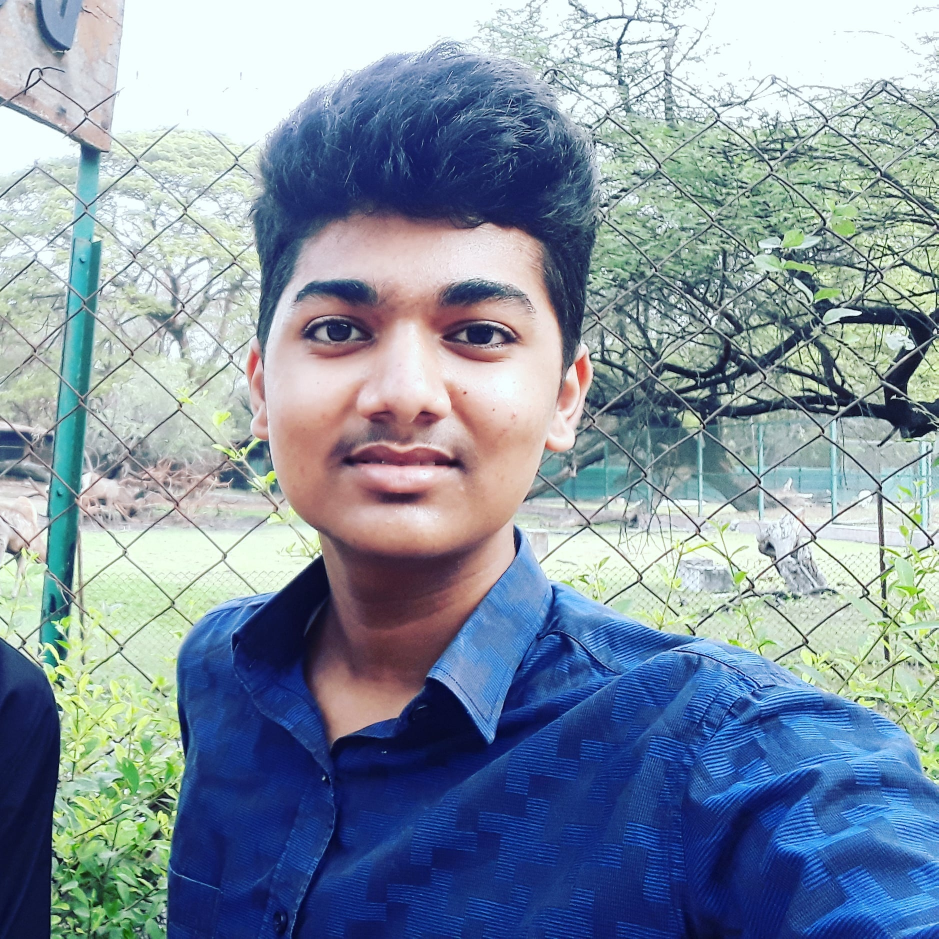
#> input picture myimg.jpg, 1877 x 1877 px, found by its file name (shown at 1/2 size)
$ jupyter execute day2.ipynb
#> lines starting #> are read from the running program, lines starting #| are printed output that depends on the picture
[cell 1]
import cv2

image = cv2.imread(r"C:\Users\VIRAJ M\Desktop\myimg.jpg")
#> image is the input picture: shape (1877, 1877, 3); mean B, G, R 162.8, 147, 131.4


if image is None:
    print("Error: Could not load the image.")
else:
    gray_image = cv2.cvtColor(image, cv2.COLOR_BGR2GRAY)
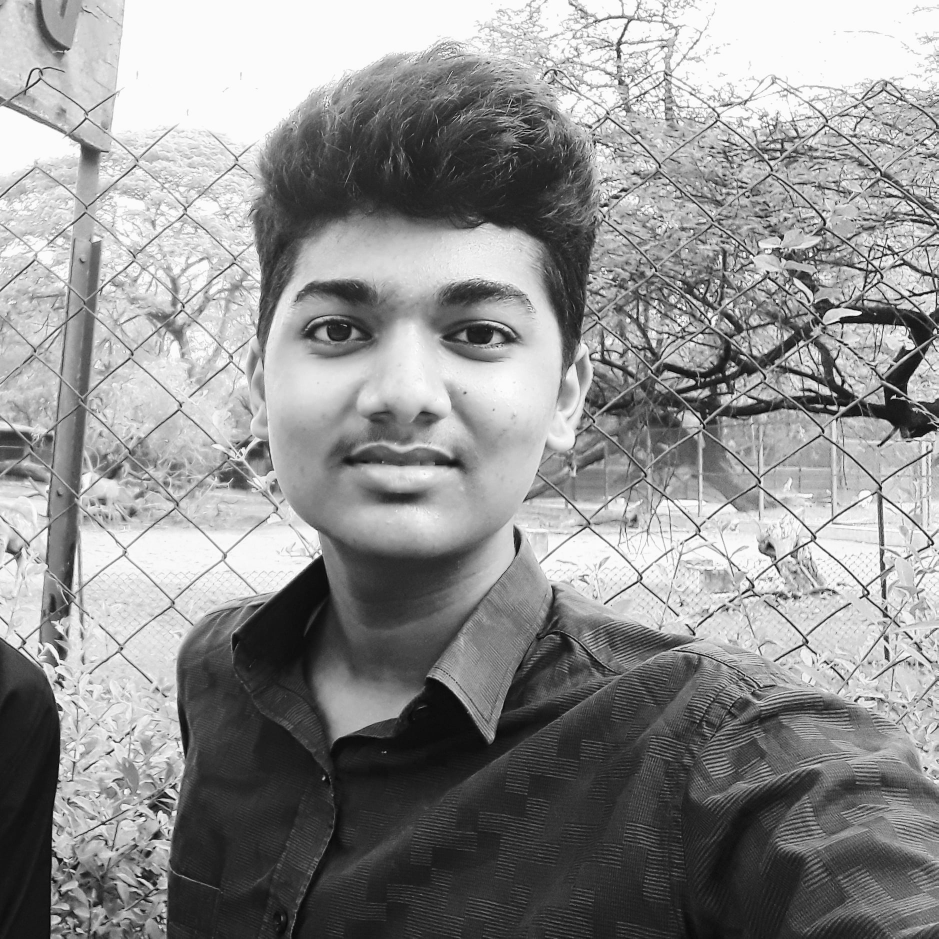
#> gray_image: shape (1877, 1877) (shown at 1/2 size); min 0, max 255, mean 144.1
    resized_image = cv2.resize(gray_image, (300, 300))
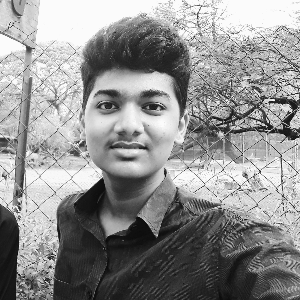
#> resized_image: shape (300, 300); min 6, max 253, mean 144

    cv2.imshow("Original Image", image)
    cv2.imshow("Grayscale Image", gray_image)
    cv2.imshow("Resized Grayscale Image", resized_image)

    cv2.waitKey(0)
    cv2.destroyAllWindows()
